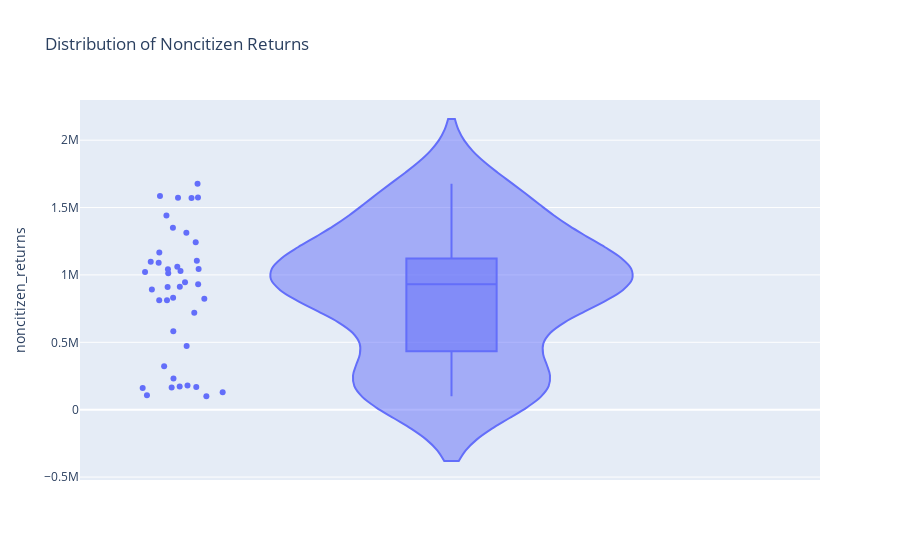

The notebook cell saved with this chart:
### Code cell
noncitizen_returns_violin = px.violin(df, y='noncitizen_returns', points='all', box=True,
                                   title='Distribution of Noncitizen Returns')
noncitizen_returns_violin.show()

### Figure 1 — Plotly figure (JSON) as saved in the notebook; plotly's stock layout.template omitted (floating-point values rounded to 4 significant figures)
{"data": [{"alignmentgroup": "True", "box": {"visible": true}, "hovertemplate": "noncitizen_returns=%{y}<extra></extra>", "legendgroup": "", "marker": {"color": "#636efa"}, "name": "", "offsetgroup": "", "orientation": "v", "points": "all", "scalegroup": "True", "showlegend": false, "type": "violin", "x0": " ", "xaxis": "x", "y": [719211, 823875, 812572, 931600, 909833, 1041296, 1586320, 1091203, 911790, 830890, 1022533, 1061105, 1105829, 1243410, 1029107, 1313764, 1573428, 1440684, 1570127, 1574863, 1675876, 1349371, 1012116, 945294, 1166576, 1096920, 1043381, 891390, 811263, 582567, 471798, 322046, 231105, 178973, 163836, 129636, 106479, 100454, 159960, 171125, 167453], "y0": " ", "yaxis": "y"}], "layout": {"legend": {"tracegroupgap": 0}, "title": {"text": "Distribution of Noncitizen Returns"}, "violinmode": "group", "xaxis": {"anchor": "y", "domain": [0, 1]}, "yaxis": {"anchor": "x", "domain": [0, 1], "title": {"text": "noncitizen_returns"}}}}
